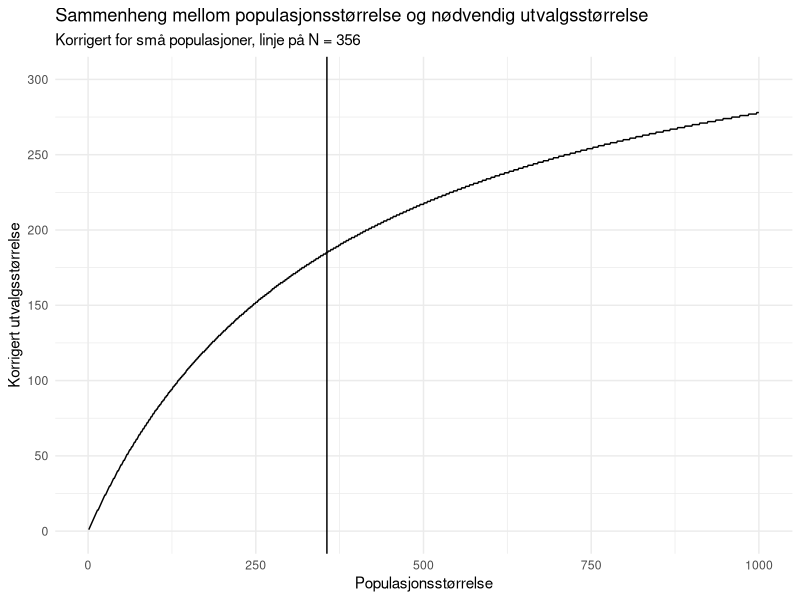

Write the R code that produced this figure.
## ---- chunk 1
library(tidyverse)

gammel = theme_set(theme_minimal())
## ---- chunk 2
z_verdi = 1.96
p = 0.5
feilmargin  = 0.05

utvalgs_str = ((z_verdi^2)*p*(1-p)) / (feilmargin^2)
utvalgs_str

## ---- chunk 3
p_hatt = 0.5
sem = sqrt(p_hatt*(1-p_hatt))/sqrt(385)
## ---- chunk 4
p_hatt - (sem * 1.96)
p_hatt + (sem * 1.96)
## ---- chunk 5
pop_str = 356

korrigert_utvalgsstr = utvalgs_str / (1 + ((utvalgs_str - 1) / pop_str))
korrigert_utvalgsstr
## ---- chunk 6

vek_popstr = 1:1000
vek_korrigert_utvalgsstr = round(utvalgs_str / (1 + ((utvalgs_str - 1) / vek_popstr)))

temp = data.frame(vek_popstr, vek_korrigert_utvalgsstr)

ggplot(data = temp) +
  geom_line(aes(x = vek_popstr, y = vek_korrigert_utvalgsstr)) +
  labs(x = "Populasjonsstørrelse", y = "Korrigert utvalgsstørrelse", title = "Sammenheng mellom populasjonsstørrelse og nødvendig utvalgsstørrelse", subtitle = "Korrigert for små populasjoner, linje på N = 356") +
  scale_y_continuous(breaks = seq(0, 300, 50), limits = c(0, 300)) +
  geom_vline(aes(xintercept = 356))
## ---- chunk 7
z_verdi = 1.96
p = 0.5
feilmargin  = 0.05
utvalgs_str = ((z_verdi^2)*p*(1-p)) / (feilmargin^2)

korrigert_utvalgsstr = c(
  utvalgs_str / (1 + ((utvalgs_str - 1) / 180)),
  utvalgs_str / (1 + ((utvalgs_str - 1) / 120)),
  utvalgs_str / (1 + ((utvalgs_str - 1) / 56))
)

korrigert_utvalgsstr
